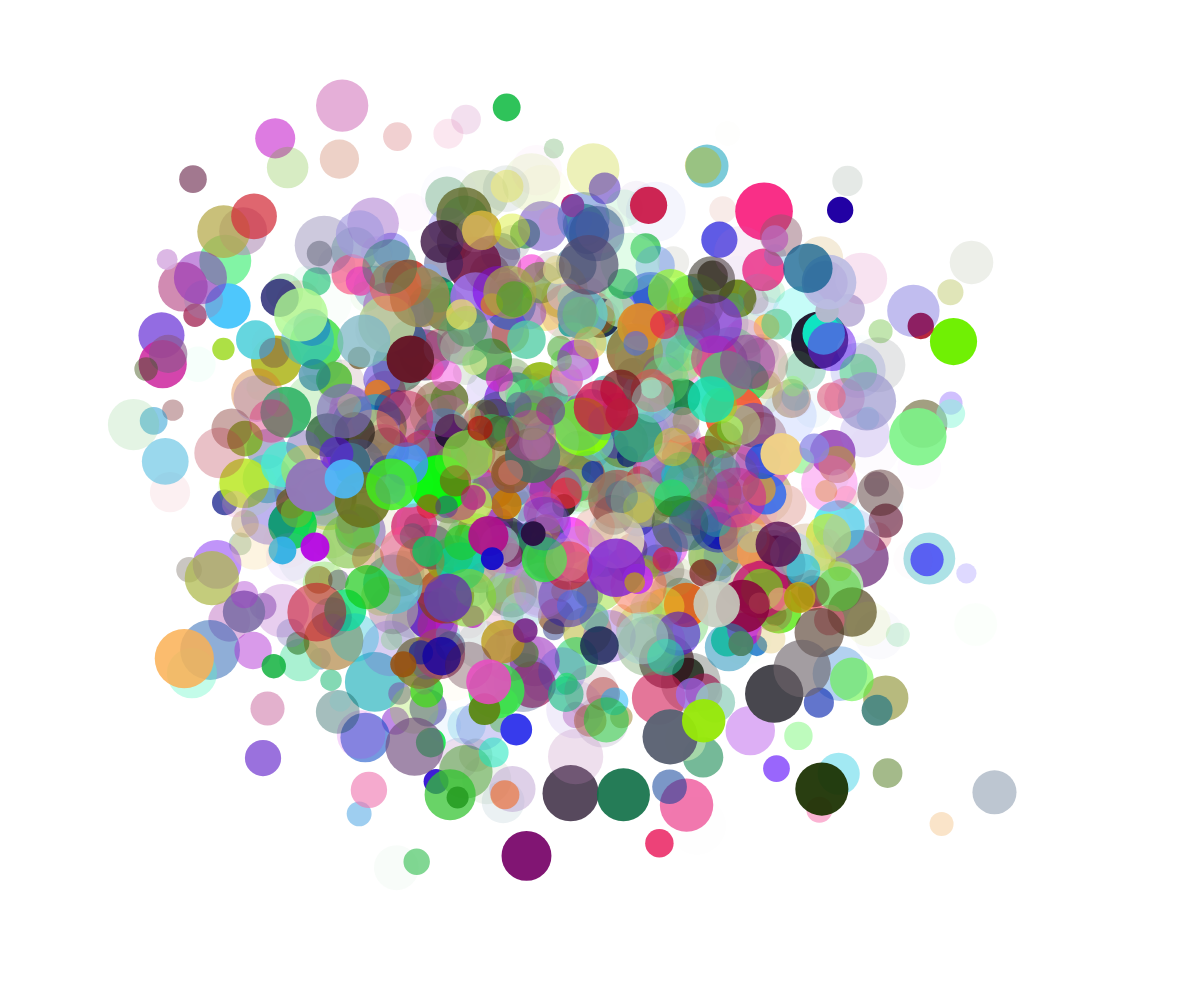
Frame 1 (no input)
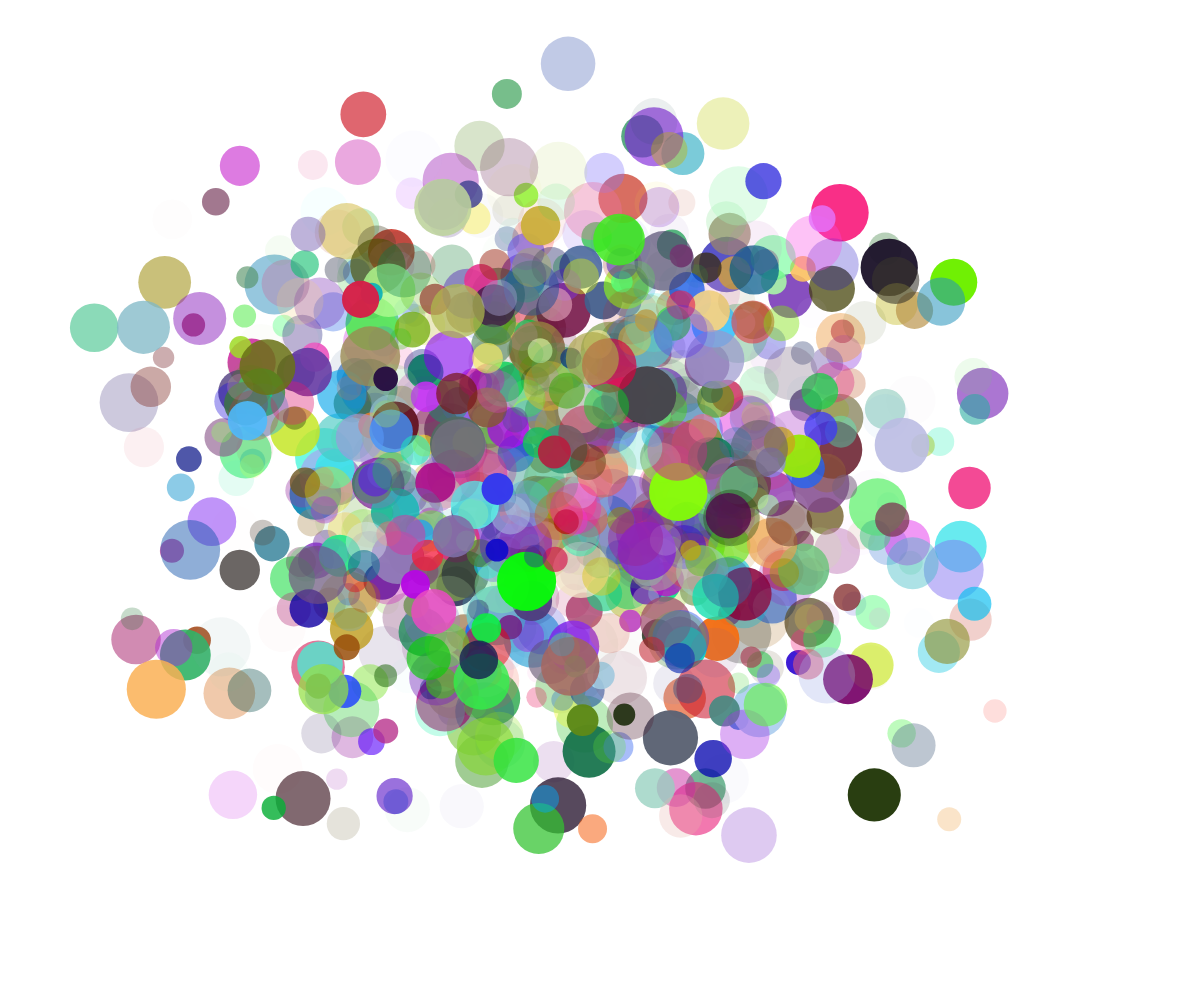
Frame 60 (no input)
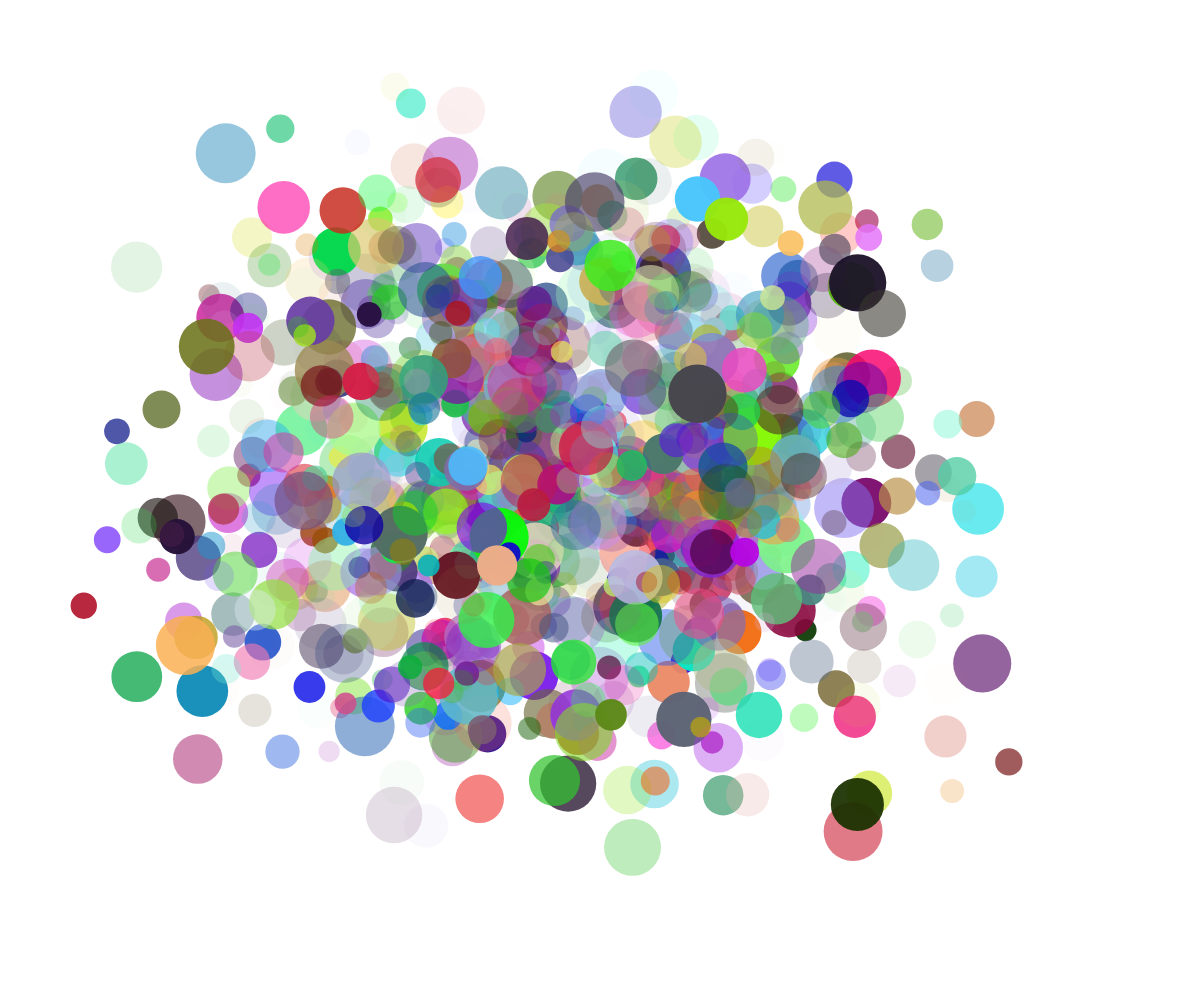
Frame 120 (the mouse pressed at the canvas centre since frame 60)

The p5.js sketch that drew these frames (run headless with seeded random() and noise() and a simulated clock; from frame 60 on, the mouse is pressed at the canvas centre):

// p5.js sketch
// ── sketch.js
// Ball Scene

let ballArray = [];

function setup() {
  createCanvas(windowWidth, windowHeight);

  for (let index = 0; index < 1000; index++) {
    spawnBall();
  }
  //spawn a ball every 0.5 seconds
  //window.setInterval(spawnBall, 500);
}

function draw() {
  background(255);

  moveBall();
  displayBall();
}

function mousePressed(){                              //shoot
  spawnBall();
  ballArray[ballArray.length-1].x = mouseX;
  ballArray[ballArray.length-1].y = mouseY;
}

function spawnBall(){
  let newBall = {
    x: random(width),
    y: random(height),
    //x: mouseX,
    //y: mouseY,
    radius: random(10, 30),
    ballColor: color(random(255), random(255), random(255), random(255)),
    dx: random(5, 10),
    dy: random(5, 10),
    xTime : random(1000),
    yTime : random(1000),
    timeChange : random(0.001, 0.01),
  };
  ballArray.push(newBall);    
}



function moveBall() {
  for (let theBall of ballArray) {
    // theBall.x += theBall.dx;
    // theBall.y += theBall.dy;
    // theBall.dx = random(-5, 5);
    // theBall.dy = random(-5, 5);
    theBall.x = noise(theBall.xTime) * width;
    theBall.y = noise(theBall.yTime) * height;

    theBall.xTime += theBall.timeChange;
    theBall.yTime += theBall.timeChange;
  }

}

function displayBall() {
  for (let ball of ballArray) {
    noStroke();
    fill(ball.ballColor);
    circle(ball.x, ball.y, ball.radius*2);
  }
}
